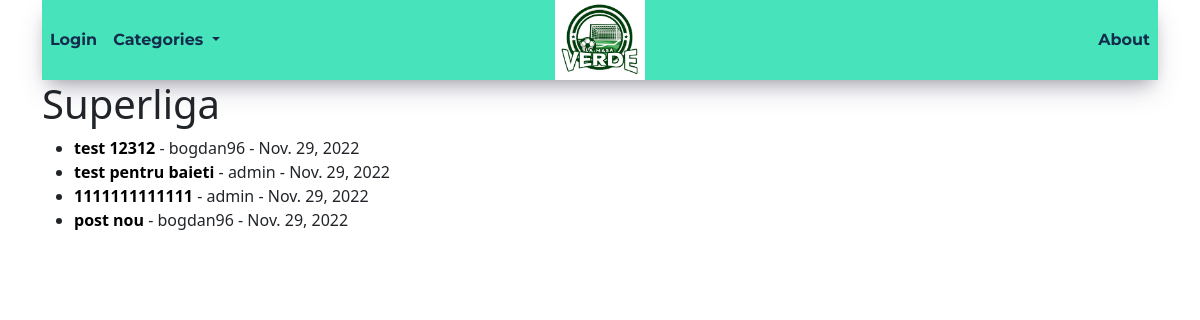
The page /superliga/ on the database as committed earlier.
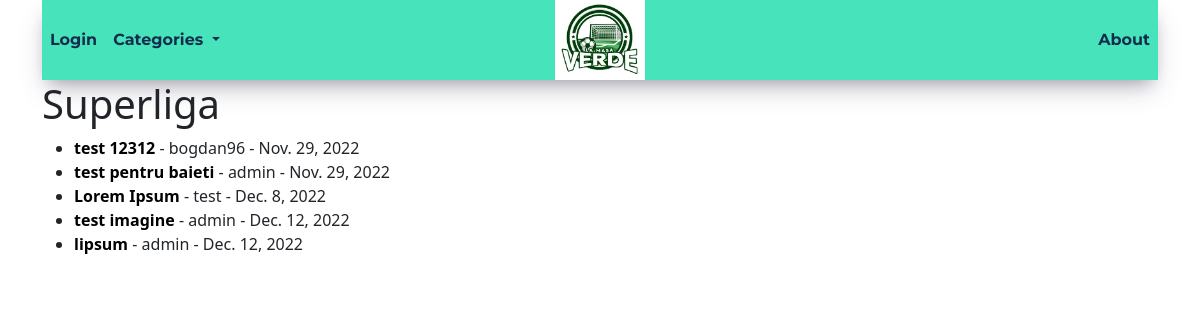
The same page on the database as committed later.
### foot_space/models.py (models this page shows, shortened)
class Post(models.Model):
    title = models.CharField(max_length=255)
    title_tag = models.CharField(max_length=255)
    author = models.ForeignKey(User, on_delete=models.CASCADE)
    body = RichTextField()
    post_image = models.ImageField(null=True, blank=True,upload_to='images/')
    post_date = models.DateField(auto_now_add=True)
    category = models.CharField(max_length=255, default='sport')

### foot_space/views.py (the view)
# urls.py: path('<str:cats>/', CategoryView, name='category'),
def CategoryView(request, cats):
    category_post = Post.objects.filter(category=cats.replace("-", ' ')) #category e definit in model
    context = {}
    context['cats'] = cats.title().replace('-', ' ')
    context['category_post'] = category_post
    cat_menu = Category.objects.all()
    context['cat_menu'] = cat_menu
    return render(request, 'categories.html', context)

### foot_space/models.py (called while the page is built)
    def __str__(self):
        return str(self.name)

### foot_space/templates/categories.html (shortened to what this page needs)
{% extends 'base.html' %}
{% block content %}
{% if category_post %}
<h1>{{ cats }}</h1>
<ul>
{% for post in category_post %}
    <li class ="li_spaced"><a href="{% url 'article-detail' post.pk %}">{{ post.title }}</a> - {{ post.author}}  -  {{ post.post_date }}
    </li>
{% endfor %}
</ul>
{% else %}
<h2>This page does not exist!</h2>
{% endif %}
{% endblock %}

### foot_space/templates/base.html (shortened to what this page needs)
{% load static %}
<!doctype html>
<html lang="en">
  <head>
    <link href="https://cdn.jsdelivr.net/npm/bootstrap@5.2.2/dist/css/bootstrap.min.css" rel="stylesheet">
  </head>
<body class="m-0 p-0">
<div class="container">
<nav class="navbar navbar-expand-md  ">
    <a class="navbar-brand abs" href="{% url 'home' %}"> <img class="logo" src="/static/logo.jpg "/></a>
    <div class="navbar-collapse collapse nav-content order-2" id="navbarSupportedContent">
        <ul class="nav navbar-nav">
            <li class="nav-item">
                {% if request.user.is_authenticated %}
                    <a class="nav-link">{{ request.user }}</a>
                <li class="nav-item">
                    <a class="nav-link" href="{% url 'logout' %}">Logout</a>
                </li>
                <li class="nav-item">
                    <a class="nav-link" href="{% url 'add_post' %}">Add Post</a>
                </li>
                {% else %}
                <li class="nav-item">
                    <a class="nav-link" href="{% url 'login' %}">Login</a>
                </li>
                {% endif %}
            <li class="nav-item dropdown">
                <a class="nav-link dropdown-toggle" href="#" role="button" data-bs-toggle="dropdown" aria-expanded="false">
                Categories
                </a>
            </li>
        </ul>
        <ul class="navbar-nav ms-auto mb-2 mb-lg-0">
            <li class="nav-item about">
                    <a class="nav-link" href="">About</a>
            </li>
        </ul>
    </div>
</nav>
</div>
    <div class = "container">
        {% block content %}
        {% endblock %}
    </div>
  </body>
</html>

### foot_space/templates/categories.html (style rules this page uses)
a { color: black; background-color: transparent; text-decoration: none; font-weight: bold; }

Rows that differ between the two databases and show on the page:
removed Post: title "1111111111111", author "admin", post_date "Nov. 29, 2022"
removed Post: title "post nou", author "bogdan96", post_date "Nov. 29, 2022"
added Post: title "Lorem Ipsum", author "test", post_date "Dec. 8, 2022"
added Post: title "test imagine", author "admin", post_date "Dec. 12, 2022"
added Post: title "lipsum", author "admin", post_date "Dec. 12, 2022"
